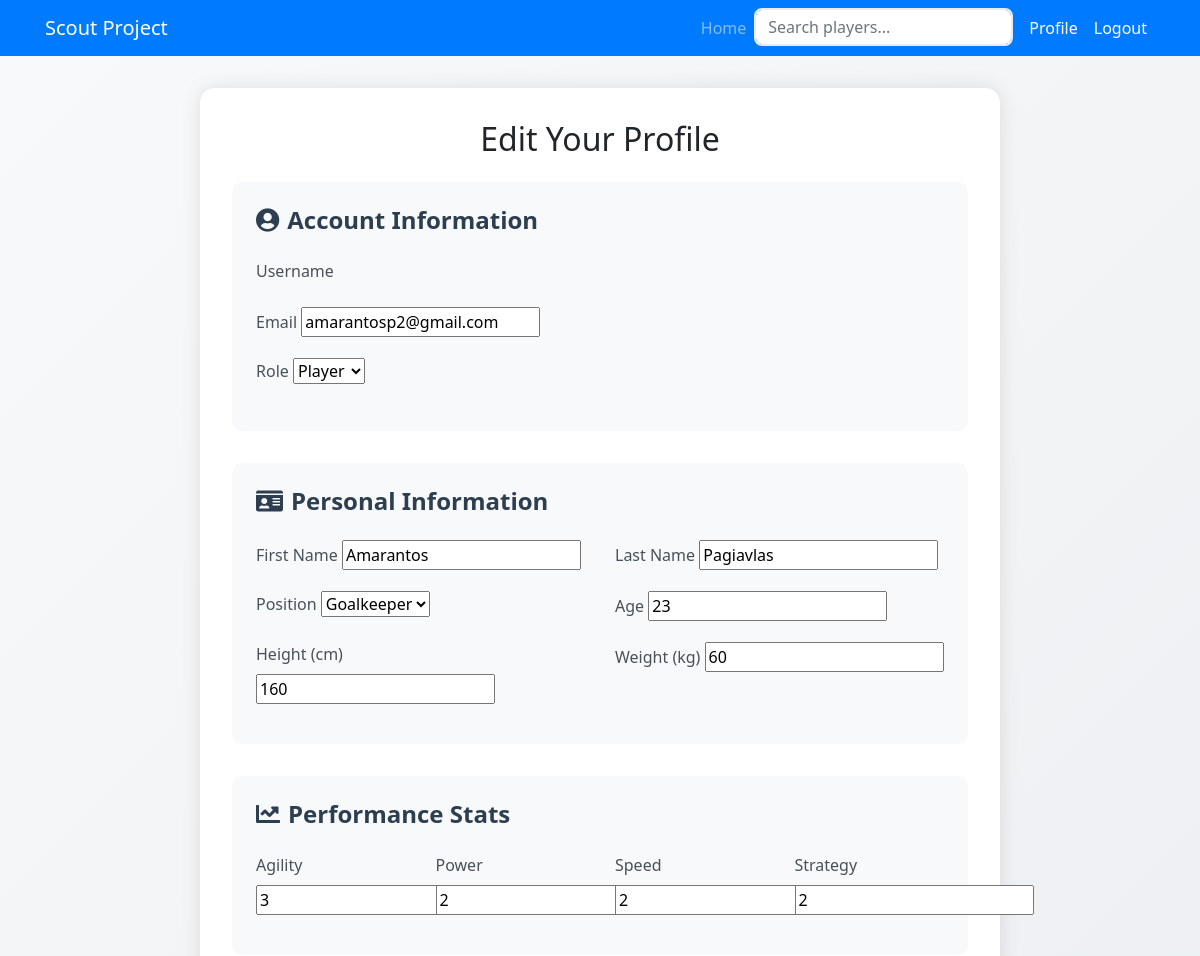
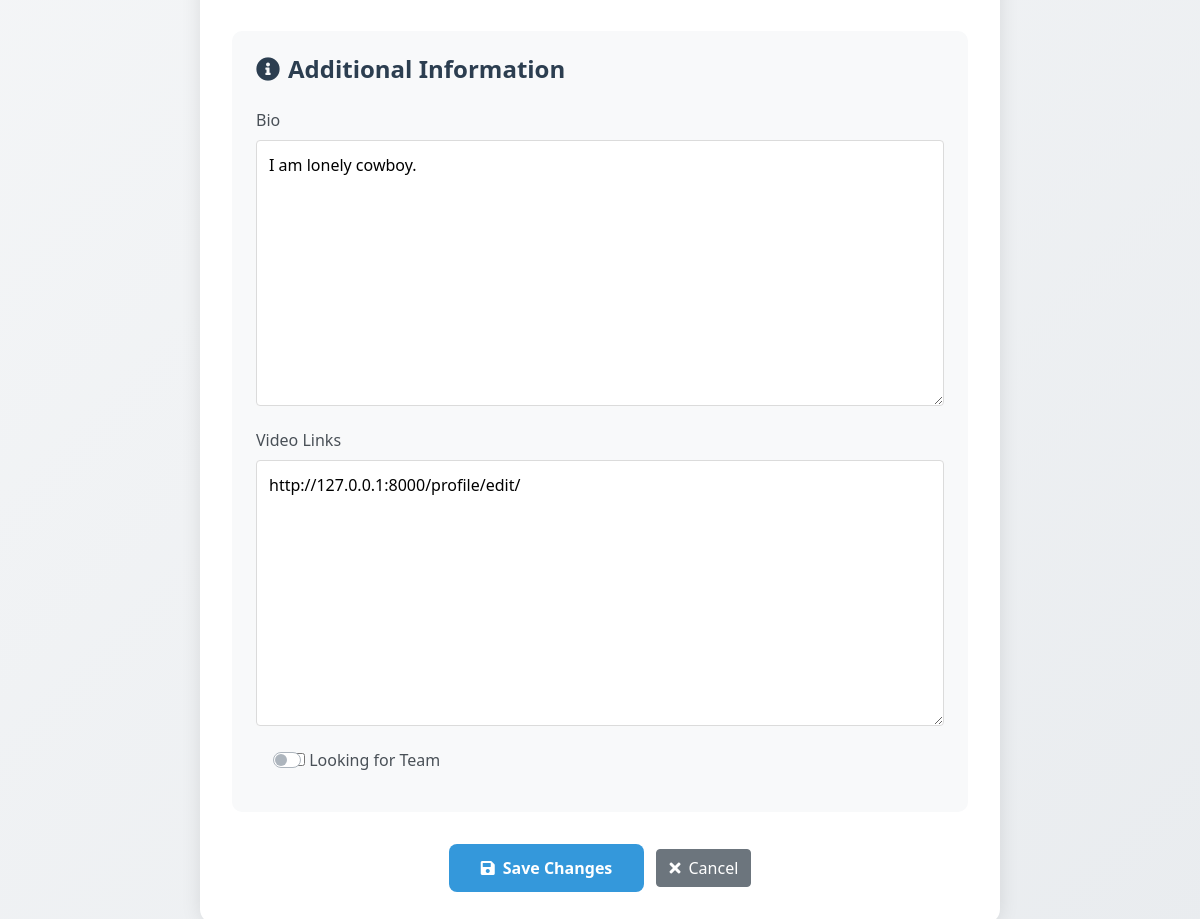
Page /scout_app/profile/edit/ (signed in) on the committed database (2 pictures, top to bottom).
### scout_app/models.py (models this page shows, shortened)
class CustomUser(AbstractUser):
    ROLE_CHOICES = [
        ('Player', 'Player'),
        ('Scout', 'Scout'),
        ('Team', 'Team'),
        ('Admin', 'Admin')
    ]
    role = models.CharField(max_length=20, choices=ROLE_CHOICES, default='Player')
    email = models.EmailField(unique=True)
    first_name = models.CharField(max_length=30)
    last_name = models.CharField(max_length=30)
    username = None
    groups = models.ManyToManyField(Group, related_name="customuser_groups", blank=True)
    user_permissions = models.ManyToManyField(Permission, related_name="customuser_permissions", blank=True)
    USERNAME_FIELD = 'email'
    REQUIRED_FIELDS = ['first_name', 'last_name', 'role']

class PlayerProfile(models.Model):
    user = models.OneToOneField(CustomUser, on_delete=models.SET_NULL, null=True, blank=True)
    first_name = models.CharField(max_length=50)
    last_name = models.CharField(max_length=50)
    position = models.CharField(max_length=20, choices=[('Goalkeeper', 'Goalkeeper'), ('Defender', 'Defender'),
                                                         ('Midfielder', 'Midfielder'), ('Forward', 'Forward')])
    team = models.ForeignKey('TeamProfile', on_delete=models.SET_NULL, null=True, blank=True, related_name='players')
    joined_team_date = models.DateField(null=True, blank=True)
    age = models.IntegerField(null=True, blank=True)
    height = models.IntegerField(null=True, blank=True)
    weight = models.IntegerField(null=True, blank=True)
    agility = models.IntegerField(null=True, blank=True)
    power = models.IntegerField(null=True, blank=True)
    speed = models.IntegerField(null=True, blank=True)
    strategy = models.IntegerField(null=True, blank=True)
    bio = models.TextField(null=True, blank=True)
    video_links = models.TextField(blank=True, null=True)
    looking_for_team = models.BooleanField(default=True)
    matches_played = models.IntegerField(default=0)
    goals_scored = models.IntegerField(default=0)
    assists = models.IntegerField(default=0)
    tackles = models.IntegerField(default=0)

### scout_app/views.py (the view)
# urls.py: path('profile/edit/', views.edit_profile, name='edit_profile'),
@login_required
def edit_profile(request):
    user = request.user
    try:
        if user.role == 'Player':
            profile = PlayerProfile.objects.get(user=user)
        else:
            profile = None
    except PlayerProfile.DoesNotExist:
        profile = None
    if request.method == 'POST':
        user_form = CustomUserEditForm(request.POST, instance=user)
        profile_form = PlayerProfileEditForm(request.POST, request.FILES, instance=profile) if profile else None
        if user_form.is_valid() and (profile_form is None or profile_form.is_valid()):
            user_form.save()
            if profile_form:
                profile = profile_form.save(commit=False)
                profile.age = profile_form.cleaned_data.get('age', profile.age)
                profile.height = profile_form.cleaned_data.get('height', profile.height)
                profile.weight = profile_form.cleaned_data.get('weight', profile.weight)
                profile.agility = profile_form.cleaned_data.get('agility', profile.agility)
                profile.power = profile_form.cleaned_data.get('power', profile.power)
                profile.speed = profile_form.cleaned_data.get('speed', profile.speed)
                profile.bio = profile_form.cleaned_data.get('bio', profile.bio)
                profile.video_links = profile_form.cleaned_data.get('video_links', profile.video_links)
                profile.looking_for_team = profile_form.cleaned_data.get('looking_for_team', profile.looking_for_team)
                profile.save()
            messages.success(request, "Changes saved successfully.")
            return redirect('scout_app:dashboard')
        else:
            messages.error(request, f"Error updating profile. Please check the fields.{user_form.errors}")
    else:
        user_form = CustomUserEditForm(instance=user)
        profile_form = PlayerProfileEditForm(instance=profile) if profile else None
    return render(request, 'edit_profile.html', {'user_form': user_form, 'profile_form': profile_form})

### scout_app/forms.py (shortened to what this page needs)
class CustomUserEditForm(forms.ModelForm):
    class Meta:
        model = CustomUser
        fields = ('first_name', 'last_name', 'email', 'role')
    def __init__(self, *args, **kwargs):
        super().__init__(*args, **kwargs)
        self.fields['role'].widget = forms.Select(choices=CustomUser.ROLE_CHOICES)

class PlayerProfileEditForm(forms.ModelForm):
    class Meta:
        model = PlayerProfile
        fields = ['first_name', 'last_name', 'position', 'age', 'height', 'weight', 'agility', 'power', 'speed','strategy', 'bio', 'video_links', 'looking_for_team']
    def __init__(self, *args, **kwargs):
        super().__init__(*args, **kwargs)

### scout_app/templates/edit_profile.html (shortened to what this page needs)
<!DOCTYPE html>
<html>
<head>
  {% load static %}
  <link rel="stylesheet" href="https://stackpath.bootstrapcdn.com/bootstrap/4.5.2/css/bootstrap.min.css">
  <link rel="stylesheet" href="https://cdnjs.cloudflare.com/ajax/libs/font-awesome/5.15.4/css/all.min.css">
  <link rel="stylesheet" type="text/css" href="{% static 'styles.css' %}">
</head>
<body>
  {% include 'navbar.html' %}
  <div class="container">
    <div class="edit-profile-container">
      <h2 class="text-center mb-4">Edit Your Profile</h2>
      <form method="post" enctype="multipart/form-data" class="needs-validation" novalidate>
        <div class="form-section">
          <h4><i class="fas fa-user-circle mr-2"></i>Account Information</h4>
          <div class="form-group">
            <label for="id_username">Username</label>
          </div>
          <div class="form-group">
            <label for="id_email">Email</label>
            {{ user_form.email }}
          </div>
          <div class="form-group">
            <label for="id_role">Role</label>
            {{ user_form.role }}
          </div>
        </div>
        <div class="form-section">
          <h4><i class="fas fa-id-card mr-2"></i>Personal Information</h4>
          <div class="row">
            <div class="col-md-6">
              <div class="form-group">
                <label for="id_first_name">First Name</label>
                {{ profile_form.first_name }}
              </div>
            </div>
            <div class="col-md-6">
              <div class="form-group">
                <label for="id_last_name">Last Name</label>
                {{ profile_form.last_name }}
              </div>
            </div>
          </div>
          <div class="row">
            <div class="col-md-6">
              <div class="form-group">
                <label for="id_position">Position</label>
                {{ profile_form.position }}
              </div>
            </div>
            <div class="col-md-6">
              <div class="form-group">
                <label for="id_age">Age</label>
                {{ profile_form.age }}
              </div>
            </div>
          </div>
          <div class="row">
            <div class="col-md-6">
              <div class="form-group">
                <label for="id_height">Height (cm)</label>
                {{ profile_form.height }}
              </div>
            </div>
            <div class="col-md-6">
              <div class="form-group">
                <label for="id_weight">Weight (kg)</label>
                {{ profile_form.weight }}
              </div>
            </div>
          </div>
        </div>
        <div class="form-section">
          <h4><i class="fas fa-chart-line mr-2"></i>Performance Stats</h4>
          <div class="row">
            <div class="col-md-3">
              <div class="form-group">
                <label for="id_agility">Agility</label>
                {{ profile_form.agility }}
              </div>
            </div>
            <div class="col-md-3">
              <div class="form-group">
                <label for="id_power">Power</label>
                {{ profile_form.power }}
              </div>
            </div>
            <div class="col-md-3">
              <div class="form-group">
                <label for="id_speed">Speed</label>
                {{ profile_form.speed }}
              </div>
            </div>
            <div class="col-md-3">
              <div class="form-group">
                <label for="id_strategy">Strategy</label>
                {{ profile_form.strategy }}
              </div>
            </div>
          </div>
        </div>
        <div class="form-section">
          <h4><i class="fas fa-info-circle mr-2"></i>Additional Information</h4>
          <div class="form-group">
            <label for="id_bio">Bio</label>
            {{ profile_form.bio }}
          </div>
          <div class="form-group">
            <label for="id_video_links">Video Links</label>
            {{ profile_form.video_links }}
          </div>
          <div class="form-group">
            <div class="custom-control custom-switch">
              {{ profile_form.looking_for_team }}
              <label class="custom-control-label" for="id_looking_for_team">Looking for Team</label>
            </div>
          </div>
        </div>
        <div class="text-center mt-4">
          <button type="submit" class="btn btn-primary btn-save">
            <i class="fas fa-save mr-2"></i>Save Changes
          </button>
          <a href="{% url 'scout_app:dashboard' %}" class="btn btn-secondary ml-2">
            <i class="fas fa-times mr-2"></i>Cancel
          </a>
        </div>
      </form>
    </div>
  </div>
</body>
</html>

### scout_app/static/styles.css (style rules this page uses)
:root { --primary-color: #2c3e50; --secondary-color: #3498db; }
body { font-family: 'Segoe UI', Tahoma, Geneva, Verdana, sans-serif; background: linear-gradient(135deg, #f8f9fa 0%, #e9ecef 100%); min-height: 100vh; }
.btn-primary { background-color: #3498db; padding: 0.75rem; transition: all 0.3s ease-in-out; }
.form-group { margin-bottom: 1rem; }
.form-group textarea { width: 100%; border: 1px solid #dbdbdb; border-radius: 4px; padding: 0.75rem; resize: vertical; min-height: 100px; }
.btn-primary { background-color: #0095f6; border-color: #0095f6; padding: 0.5rem 2rem; font-weight: 600; border-radius: 4px; }

### scout_app/templates/edit_profile.html (style rules this page uses)
.edit-profile-container { max-width: 800px; margin: 2rem auto; padding: 2rem; background: white; border-radius: 15px; box-shadow: 0 0 20px rgba(0,0,0,0.1); }
.form-section { background: #f8f9fa; padding: 1.5rem; border-radius: 10px; margin-bottom: 2rem; }
.form-section h4 { color: #2c3e50; margin-bottom: 1.5rem; font-weight: 600; }
.form-group label { font-weight: 500; color: #495057; }
.btn-save { padding: 0.75rem 2rem; font-weight: 600; border-radius: 8px; background: #3498db; border: none; transition: all 0.3s ease; }

### rows in the picture
CustomUser: email "amarantosp2@gmail.com", role "Player"
PlayerProfile: first_name "Amarantos", last_name "Pagiavlas", position "Goalkeeper", age "23", height "160", weight "60", agility "3", power "2", speed "2", strategy "2", bio "I am lonely cowboy.", video_links "http://127.0.0.1:8000/profile/edit/"
